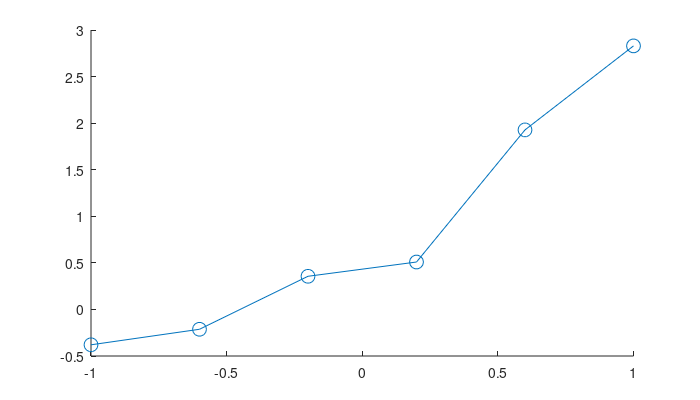

Here is the MATLAB script that generated this plot: (Note: this script raises an error after producing the figure.)
%% FF_GRAPH_GRID Grid based Graph, x-axis one param, color another param, over outcomes
%    FF_GRAPH_GRID() draws matrix values (MT_VALUE) as Y, columns
%    (AR_COL_GRID) as X, and rows (AR_ROW_GRID) as separate lines. For
%    example columns could be asset points, and rows could be corresponding
%    to different shocks, and MT_VALUE are different policy optimal chocies
%    given asset and shock points. The AR_ROW_GRID values can be
%
%    * MT_VALUE R by C numeric matrix
%    * AR_COL_GRID 1 by C array, numeric array
%    * AR_ROW_GRID 1 by R array, numeric or string array (NOT CHAR array)
%    * MP_SUPPORT_GRAPH container map
%
%    MP_SUPPORT_GRAPH keys and Example Values:
%
%    MP_SUPPORT_GRAPH = containers.Map('KeyType', 'char', 'ValueType', 'any');
%    MP_SUPPORT_GRAPH('cl_st_graph_title') = {'title line main', 'title line 2'};
%    MP_SUPPORT_GRAPH('cl_st_ytitle') = {'y title, matrix values', 'y line 2'};
%    MP_SUPPORT_GRAPH('cl_st_xtitle') = {'x title, matrix columns', 'x line 2'};
%    MP_SUPPORT_GRAPH('st_rowvar_name') = 'category rows';
%    MP_SUPPORT_GRAPH('st_legend_loc') = 'northwest';
%    MP_SUPPORT_GRAPH('bl_graph_logy') = true;
%    MP_SUPPORT_GRAPH('it_legend_select') = 5;
%    MP_SUPPORT_GRAPH('st_rounding') = '.2f';
%    MP_SUPPORT_GRAPH('cl_scatter_shapes') = {'s', 'x', 'o', 'd'};
%
%    For Colors:
%    Either specify a cell array of strings:
%    MP_SUPPORT_GRAPH('cl_colors') = {'blue', 'red', 'black', 'green'};
%    or specify a string with one of the matlab colormap names:
%    MP_SUPPORT_GRAPH('cl_colors') = 'jet';
%
%    Possible Colors:
%    {'blue', 'red', 'black', 'green', 'brown', 'purple', 'gray', 'orange'}
%    Color map names include all predefined matlab colormaps:
%    'parula', 'jet', 'copper', 'winter', etc...
%
%    When the number of rows (shocks) is below six, each line will have
%    a scatter point overlay with different scatter patterns.
%
%    Each rows (shocks), will have a different color from a color
%    spectrum. In the legend, at most 5 color/shape values will be shown.
%    When the number of rows exceeds 5, only five colors will be shown. The
%    middle color could be zero shock, the boundary points are highest and
%    lowest shock points.
%
%    FF_GRAPH_GRID() draw figure with a testing matrix. f(row, col), 6 row
%    values, 10 column values, f are growing splines with different
%    x-intercepts and random shocks
%
%    FF_GRAPH_GRID(MT_VALUE) draw a figure with a matrix of values. The
%    matrix values will show up as y=axis values. The x-axis will be column
%    index. Each row will have a different colored/patterned line. Legend
%    indicates row index.
%
%    FF_GRAPH_GRID(MT_VALUE, AR_ROW_GRID, AR_COL_GRID) uses the column grid
%    values as x-axis points, and row-grid points as legend labels.
%
%    FF_GRAPH_GRID(MT_VALUE, AR_ROW_GRID, AR_COL_GRID, MP_SUPPORT_GRAPH)
%    overrides local default options.
%
%    See also FX_GRAPH_GRID

%%
function varargout = ff_graph_grid(varargin)

%% Parse Main Inputs and Set Defaults

if (~isempty(varargin))
    
    if (length(varargin)==1)
        mt_value = varargin{:};
        [it_rows, it_cols] = size(mt_value);
        ar_row_grid = num2str(1:1:it_rows);
        ar_col_grid = 1:1:it_cols;
    elseif (length(varargin)==3)
        [mt_value, ar_row_grid, ar_col_grid] = varargin{:};
    elseif (length(varargin)==4)
        [mt_value, ar_row_grid, ar_col_grid, mp_support_graph_ext] = varargin{:};
    end
    
else
    
    close all;
    ar_row_grid = linspace(-4, 11, 5);
    ar_col_grid = linspace(-1, 1, 6);
    rng(123);
    mt_value = 0.2*ar_row_grid' + exp(ar_col_grid) + rand([length(ar_row_grid), length(ar_col_grid)]);
    
end

%% Set and Update Graph Support Map
mp_support_graph = containers.Map('KeyType', 'char', 'ValueType', 'any');
mp_support_graph('cl_st_graph_title') = {'title line main', 'title line 2'};
mp_support_graph('cl_st_ytitle') = {'y title, matrix values', 'y line 2'};
mp_support_graph('cl_st_xtitle') = {'x title, matrix columns', 'x line 2'};
mp_support_graph('st_rowvar_name') = 'category rows';
mp_support_graph('st_legend_loc') = 'northwest';
mp_support_graph('bl_graph_logy') = true;
mp_support_graph('it_legend_select') = 5;
mp_support_graph('st_rounding') = '.2f';
mp_support_graph('cl_scatter_shapes') = ...
    {'o', 'd', 's', 'p', 'h', 'x', '*', '>', '<'};
% mp_support_graph('cl_colors') = {'blue', 'red', 'black', 'green', 'brown', 'purple', 'gray', 'orange'};
mp_support_graph('cl_colors') = 'lines';

% override default support_map values
if (length(varargin)==4)
    mp_support_graph = [mp_support_graph; mp_support_graph_ext];
end

%% Parse Title and Lengends
cl_params = values(mp_support_graph, {'cl_st_graph_title', ...
    'cl_st_ytitle', 'cl_st_xtitle', 'st_rowvar_name'});
[cl_st_graph_title, cl_st_ytitle, cl_st_xtitle, st_rowvar_name] = cl_params{:};
cl_params = values(mp_support_graph, {'st_legend_loc', 'bl_graph_logy', ...
    'it_legend_select', 'st_rounding'});
[st_legend_loc, bl_graph_logy, it_legend_select, st_rounding] = cl_params{:};

%% Parse Graphing Details
cl_params = values(mp_support_graph, {'cl_scatter_shapes', 'cl_colors'});
[cl_scatter_shapes, cl_colors] = cl_params{:};

if (iscell(cl_colors))
    mp_colors = containers.Map('KeyType', 'char', 'ValueType', 'any');
    mp_colors('blue')   = [57 106 177]./255;
    mp_colors('red')    = [204 37 41]./255;
    mp_colors('black')  = [83 81 84]./255;
    mp_colors('green')  = [62 150 81]./255;
    
    mp_colors('brown')  = [146 36 40]./255;
    mp_colors('purple') = [107 76 154]./255;
    mp_colors('gray')   = [128 133 133]./255;
    mp_colors('orange')   = [255 140 0]./255;
    
    cl_fl_colors_rgb = values(mp_colors, cl_colors);
    mt_fl_colors_rgb = reshape(cell2mat(cl_fl_colors_rgb), 3, [])';
else
    % color is the number of matrix rows, all matlab colormaps
    it_colors = size(mt_value,1);
    if (strcmp(cl_colors, 'jet'))
        mt_fl_colors_rgb = jet(it_colors);
    elseif (strcmp(cl_colors, 'winter'))
        mt_fl_colors_rgb = winter(it_colors);
    elseif (strcmp(cl_colors, 'summer'))
        mt_fl_colors_rgb = summer(it_colors);
    elseif (strcmp(cl_colors, 'spring'))
        mt_fl_colors_rgb = spring(it_colors);
    elseif (strcmp(cl_colors, 'autumn'))
        mt_fl_colors_rgb = autumn(it_colors);
    elseif (strcmp(cl_colors, 'parula'))
        mt_fl_colors_rgb = parula(it_colors);
    elseif (strcmp(cl_colors, 'hsv'))
        mt_fl_colors_rgb = hsv(it_colors);
    elseif (strcmp(cl_colors, 'hot'))
        mt_fl_colors_rgb = hot(it_colors);
    elseif (strcmp(cl_colors, 'cool'))
        mt_fl_colors_rgb = cool(it_colors);
    elseif (strcmp(cl_colors, 'gray'))
        mt_fl_colors_rgb = gray(it_colors);
    elseif (strcmp(cl_colors, 'bone'))
        mt_fl_colors_rgb = bone(it_colors);
    elseif (strcmp(cl_colors, 'copper'))
        mt_fl_colors_rgb = copper(it_colors);
    elseif (strcmp(cl_colors, 'pink'))
        mt_fl_colors_rgb = pink(it_colors);
    elseif (strcmp(cl_colors, 'lines'))
        mt_fl_colors_rgb = lines(it_colors);
    elseif (strcmp(cl_colors, 'colorcube'))
        mt_fl_colors_rgb = colorcube(it_colors);
    elseif (strcmp(cl_colors, 'prism'))
        mt_fl_colors_rgb = prism(it_colors);
    elseif (strcmp(cl_colors, 'flag'))
        mt_fl_colors_rgb = flag(it_colors);
    elseif (strcmp(cl_colors, 'white'))
        mt_fl_colors_rgb = white(it_colors);
    end
    
end


%% Generaet Graph

if (bl_graph_logy)
    ar_it_plot = [1,2];
else
    ar_it_plot = [1];
end

for it_plot = ar_it_plot
    
    %% Plot Initiate
    pl_obj = figure('PaperPosition', [0 0 7 4]);
    hold on;
    
    it_graph_counter = 0;
    cl_legend = [];
    
    %% Log Transform
    ar_x = ar_col_grid;
    mt_value_use = mt_value;
    if (it_plot == 2)
        if (min(min(mt_value))>0)
            mt_value_use = log(mt_value_use + 0.001);
            st_log_func_y = 'LOG(Y)';
        else
            fl_y_log_adj = abs(min(min(mt_value)))+0.001;
            mt_value_use = log(mt_value_use + fl_y_log_adj);
            st_log_func_y = 'LOG(Y+min(Y))';
        end
        if (min(ar_col_grid)>0)
            ar_x = log(ar_x);
            st_log_func_x = 'LOG(X)';
        else
            ar_x = log(ar_x-min(ar_col_grid)+0.001);
            st_log_func_x = 'LOG(X+min(X))';
        end
    end
    
    %% Plot Given Fewer or Many Rows Counts
    if (length(ar_row_grid) > length(cl_scatter_shapes))
        
        %% Plot Many Rows as Jet Lines
        chart = plot(mt_value_use');
        for m = 1:numel(chart)
            set(chart(m),'Color',mt_fl_colors_rgb(m,:))
        end
        
    else
        
        %% Plot Less than 7 Rows as Scatter + Lines
        for it_color = 1:length(ar_row_grid)
            
            florst_row_param = ar_row_grid(it_color);
            
            it_graph_counter = it_graph_counter + 1;
            ar_color = mt_fl_colors_rgb(it_color, :);
            
            % Access Y Values
            ar_y_use = mt_value_use(it_color,:);
            
            % Access X Values
            it_csize = 100;
            st_shape = cl_scatter_shapes{it_color};
            
            % scatter draw
            scatter(ar_x', ar_y_use', it_csize, ...
                ar_color, st_shape, ...
                'MarkerFaceAlpha', 1.0, 'MarkerEdgeAlpha', 1.0);
            
            % line draw
            line = plot(ar_x, ar_y_use);
            line.Color = ar_color;
            line.LineStyle = '-';
            line.LineWidth = 2;
            line.HandleVisibility = 'off';
            
            % Legend
            if (isnumeric(florst_row_param))
                cl_legend{it_graph_counter} = compose(strcat(st_rowvar_name, "%", st_rounding), florst_row_param);
            else
                cl_legend{it_graph_counter} = florst_row_param;
            end
        end
    end
    
    %% Titling
    cl_st_ytitle_use = cl_st_ytitle;
    cl_st_xtitle_use = cl_st_xtitle;
    cl_st_graph_title_use = cl_st_graph_title;
    if (it_plot == 2)
        cl_st_ytitle_use{length(cl_st_ytitle_use)+1} = st_log_func_y;
        cl_st_xtitle_use{length(cl_st_xtitle_use)+1} = st_log_func_x;
    end
    title(cl_st_graph_title_use);
    ylabel(cl_st_ytitle_use);
    xlabel(cl_st_xtitle_use);
    
    %% Legend
    st_legend_loc_use = st_legend_loc;
    if (it_plot == 2)
        st_legend_loc_use = 'best';
    end
    
    if (length(ar_row_grid)> length(cl_scatter_shapes))
        ar_it_legend_select = fliplr(round(linspace(1, length(ar_row_grid), it_legend_select)));
        if(isstring(ar_row_grid))
            cl_legend = ar_row_grid;
        else
            cl_legend = cellstr(num2str(ar_row_grid', strcat(st_rowvar_name, '%', st_rounding)));
        end
        legend(chart(ar_it_legend_select), cl_legend(ar_it_legend_select), 'Location', st_legend_loc_use);
    else
        legend(cl_legend, 'Location', st_legend_loc_use);
    end
    
    grid on;
    grid minor;
    snapnow;
    
end

%% Return
varargout = cell(nargout,0);
for it_k = 1:nargout
    if (it_k==1)
        ob_out_cur = pl_obj;
    end
    varargout{it_k} = ob_out_cur;
end


end
